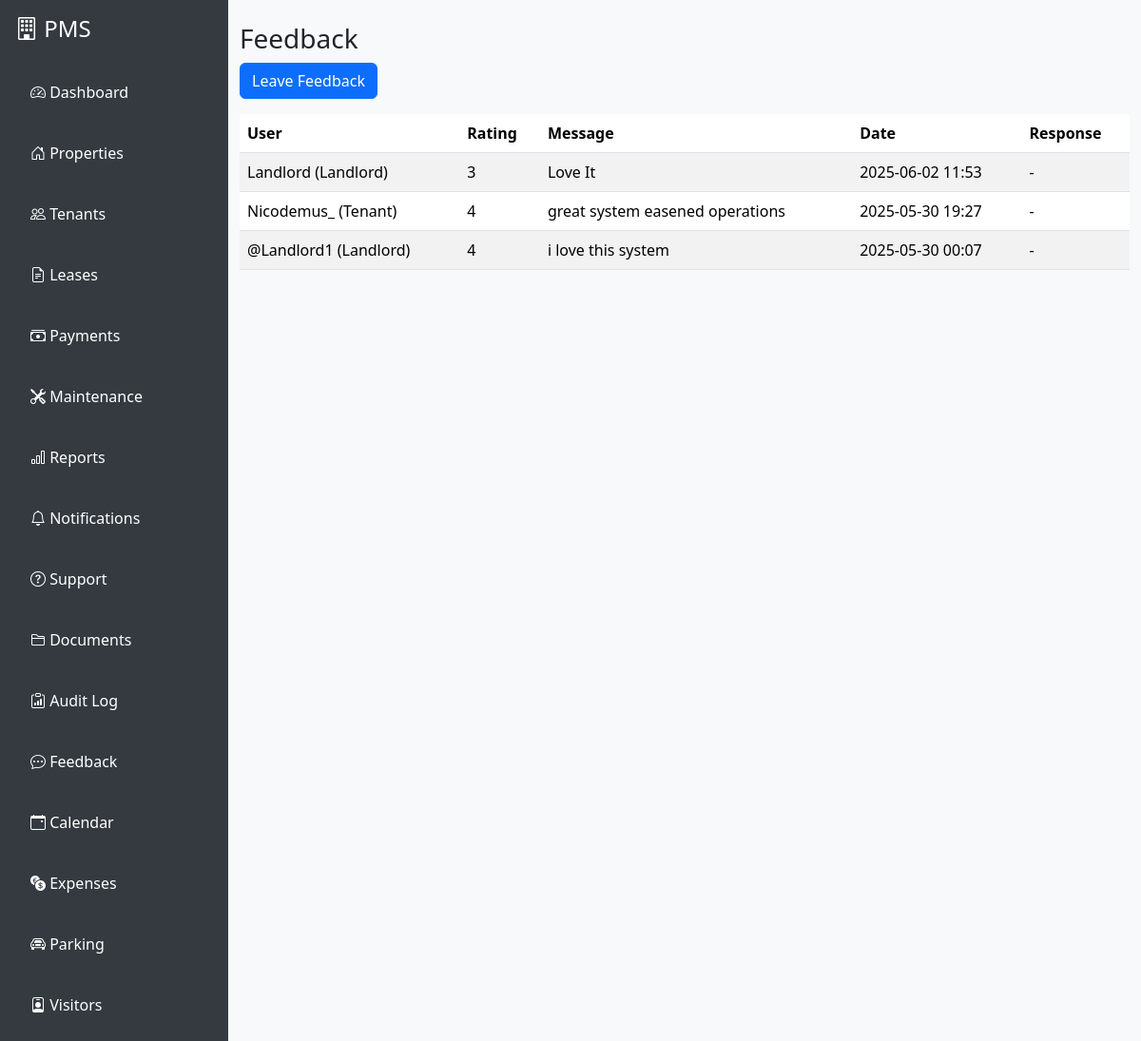
The page /feedback/ (signed in) on the database its author committed.
### feedback/models.py (models this page shows, shortened)
class Feedback(models.Model):
    user = models.ForeignKey(get_user_model(), on_delete=models.SET_NULL, null=True, blank=True)
    message = models.TextField()
    rating = models.PositiveSmallIntegerField(choices=[(i, str(i)) for i in range(1, 6)], null=True, blank=True)
    created_at = models.DateTimeField(auto_now_add=True)
    response = models.TextField(blank=True, null=True)

### accounts/models.py (models this page shows)
class User(AbstractUser):
    ROLE_CHOICES = [
        ('landlord', 'Landlord'),
        ('tenant', 'Tenant'),
        ('agent', 'Agent'),
        ('caretaker', 'Caretaker'),
    ]
    role = models.CharField(max_length=20, choices=ROLE_CHOICES)
    full_name = models.CharField(max_length=100, blank=True, null=True)
    phone_number = models.CharField(max_length=20, blank=True, null=True)
    national_id = models.CharField(max_length=30, blank=True, null=True)
    company_name = models.CharField(max_length=100, blank=True, null=True)
    agency_name = models.CharField(max_length=100, blank=True, null=True)
    emergency_contact_name = models.CharField(max_length=100, blank=True, null=True)
    emergency_contact_phone = models.CharField(max_length=20, blank=True, null=True)
    assigned_property = models.CharField(max_length=100, blank=True, null=True)
    def __str__(self):
        return f"{self.username} ({self.get_role_display()})"

### feedback/views.py (the view)
# urls.py: path('', views.feedback_list, name='feedback_list'),
@login_required
def feedback_list(request):
    feedbacks = Feedback.objects.all().order_by('-created_at')
    return render(request, "feedback/feedback_list.html", {"feedbacks": feedbacks})

### templates/feedback/feedback_list.html
{% extends "base.html" %}
{% block content %}
<div class="container mt-4">
    <h3>Feedback</h3>
    <a href="{% url 'feedback_submit' %}" class="btn btn-primary mb-3">Leave Feedback</a>
    <table class="table table-striped">
        <thead>
            <tr>
                <th>User</th>
                <th>Rating</th>
                <th>Message</th>
                <th>Date</th>
                <th>Response</th>
            </tr>
        </thead>
        <tbody>
            {% for fb in feedbacks %}
            <tr>
                <td>{{ fb.user }}</td>
                <td>{{ fb.rating }}</td>
                <td>{{ fb.message }}</td>
                <td>{{ fb.created_at|date:"Y-m-d H:i" }}</td>
                <td>{{ fb.response|default:"-" }}</td>
            </tr>
            {% empty %}
            <tr><td colspan="5">No feedback yet.</td></tr>
            {% endfor %}
        </tbody>
    </table>
</div>
{% endblock %}

### templates/base.html (style rules this page uses)
body { background: #f8f9fa; transition: background 0.3s, color 0.3s; }

### rows shown on the page
Feedback: user "Landlord (Landlord)", rating "3", message "Love It", created_at "2025-06-02 11:53", response "-"
Feedback: user "Nicodemus_ (Tenant)", rating "4", message "great system easened operations", created_at "2025-05-30 19:27", response "-"
Feedback: user "@Landlord1 (Landlord)", rating "4", message "i love this system", created_at "2025-05-30 00:07", response "-"
